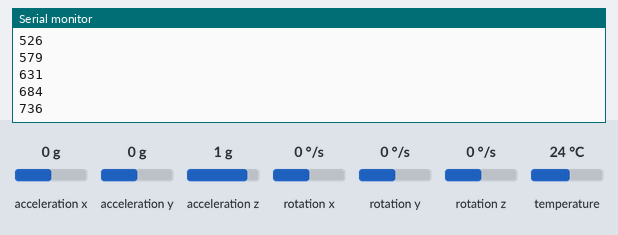
The sketch below on a simulated Arduino Leonardo, built with avr-gcc and run on an emulated ATmega32U4. Parts: the last lines printed to the serial monitor. The inputs (shaded band) are chosen by the test bench; at power-on: acceleration z 1 g, acceleration x 0 g, acceleration y 0 g, rotation x 0 °/s, rotation y 0 °/s, rotation z 0 °/s, temperature 24 °C.

Above: at 6.3 s.
6.4 s: acceleration z set to -1.4 g
At 6.43 s:
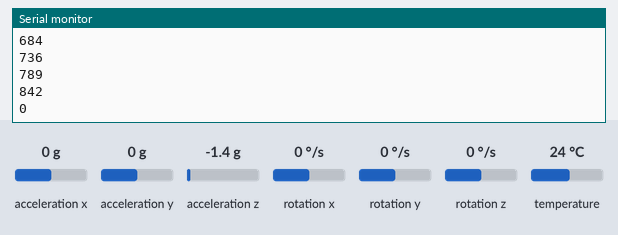
7.9 s: acceleration z set to 1.4 g
At 7.9 s:
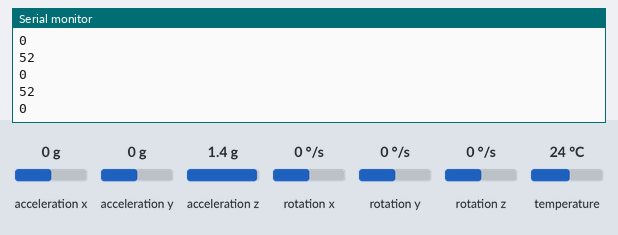
Timing chart, 0 to 10.9 s (numbered marks = the images above; inputs shaded):
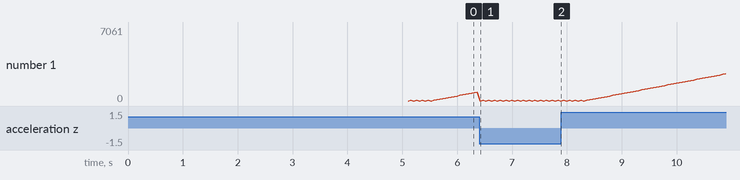

Measured:
- plotted number 1: 0 → 7061 after the input at 7.9 s

The sketch:

ReFlexUnityIMU.ino
```cpp
// Basic demo for accelerometer readings from Adafruit MPU6050

#include <Adafruit_MPU6050.h>
#include <Adafruit_Sensor.h>
#include <Wire.h>

String input;

Adafruit_MPU6050 mpu;
const double threshold = -0.05; // How far above the baseline do we count a key press
const double samplingRate = 20; // Sampling Freq in Hz
const double calibrationTime = 5000; // Calibration time in milliseconds
double baseline;

unsigned long debounceDelay = 100; // Min time between key presses (has to be greater than 1/samplingRate);
unsigned long lastDebounceTime = 0;

const int numReadings = 10;
double readings[numReadings];      // the readings to use for the moving average
int readIndex = 0;              // the index of the current reading
double total = 0;                  // the running total
double average = 0;                // the average


void setup(void) {
  Serial.begin(115200);
  /*
  while (!Serial) {
    delay(10); // will pause Zero, Leonardo, etc until serial console opens
  }

  while(!Serial.available()); // Wait until we receive calibration time
  int calibrationTime;
  // Read it in
  input = Serial.readString();

  if (input.length() > 0) {
    Serial.println(input);
    calibrationTime = input.toInt();
  }
  else {
    calibrationTime = 5000;
  }
  */
  // Try to initialize!
  if (!mpu.begin()) {
    Serial.println("Failed to find MPU6050 chip");
    while (1) {
      delay(10);
    }
  }

  mpu.setAccelerometerRange(MPU6050_RANGE_2_G);
  mpu.setGyroRange(MPU6050_RANGE_250_DEG);
  mpu.setFilterBandwidth(MPU6050_BAND_21_HZ); // Low-Pass Filter w/ Freq. Cutoff of 21Hz
  Serial.println("");
  delay(100);

  // Calibration
  Serial.println("Hold still...");
  double sum = 0;
  double num = 0;
  int startTime = millis();
  while((millis() - startTime) < calibrationTime){
    sensors_event_t a, g, temp;
    mpu.getEvent(&a, &g, &temp);

    sum += a.acceleration.z;
    num += 1;
  }

  baseline = sum/num;
  Serial.print("Baseline: ");
  Serial.println(baseline);
}

void loop() {
  /* Get new sensor events with the readings */
  sensors_event_t a, g, temp;
  mpu.getEvent(&a, &g, &temp);

  // Moving Average
  total = total - readings[readIndex];
  // read from the sensor:
  readings[readIndex] = a.acceleration.z;
  // add the reading to the total:
  total = total + readings[readIndex];
  // advance to the next position in the array:
  readIndex = readIndex + 1;

  // if we're at the end of the array...
  if (readIndex >= numReadings) {
    // ...wrap around to the beginning:
    readIndex = 0;
  }

  // calculate the average:
  average = total / numReadings;

  if (average < threshold+baseline) {
    // Pseudo-Debouncing
    if((millis() - lastDebounceTime) > debounceDelay){
      lastDebounceTime = millis();
    }
  }

  Serial.println(millis() - lastDebounceTime);
  //Serial.println(average);
  delay((1/samplingRate)*1000);
}
```
